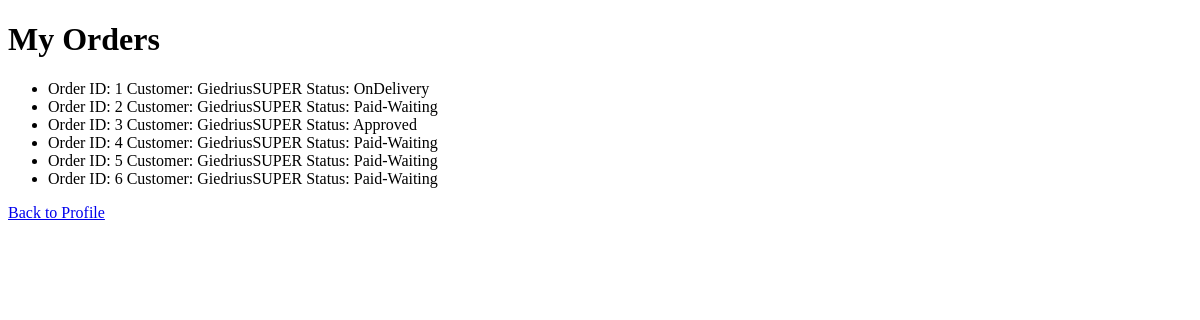
Before: /order_list/ (signed in) with the older database file.
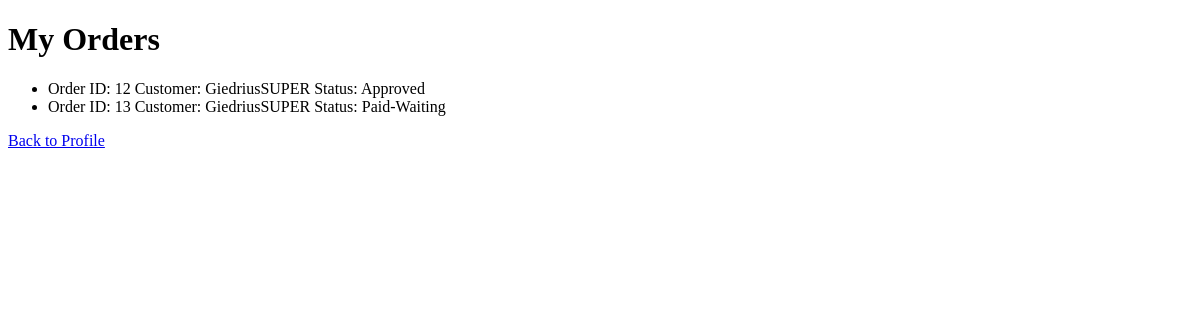
After: the same page with the newer database file.
### eshopas_app/models.py (models this page shows, shortened)
class Orders(models.Model):
    customer = models.ForeignKey(Customer, on_delete=models.CASCADE)
    status = models.ForeignKey(Status, default=1, on_delete=models.CASCADE)
    user = models.ForeignKey(settings.AUTH_USER_MODEL, null=True, on_delete=models.CASCADE)
    string = models.CharField(max_length=100)
    integer = models.IntegerField(null=True)
    date = models.DateField(auto_now_add=True)

class Customer(models.Model):
    user = models.OneToOneField(User, on_delete=models.CASCADE)
    email = models.EmailField()
    product_id = models.IntegerField()

class Status(models.Model):
    name = models.CharField(max_length=100)
    description = models.TextField(blank=True)
    STATUS_CHOICES = (
        ('Paid-Waiting', 'Paid-Waiting'),
        ('Approved', 'Approved'),
        ('OnDelivery', 'On Delivery'),
    )
    status_type = models.CharField(max_length=20, choices=STATUS_CHOICES, default='Paid-Waiting')
    def __str__(self):
        return self.status_type

### eshopas_app/views.py (the view)
# urls.py: path('order_list/', views.order_list, name='order_list'),
def order_list(request):
    try:
        customer = Customer.objects.get(user=request.user)
        user_orders = Orders.objects.filter(customer=customer)
    except Customer.DoesNotExist:
        user_orders = None
    context = {'orders': user_orders}
    return render(request, 'order_list.html', context)

### eshopas_app/templates/order_list.html (shortened to what this page needs)
<!DOCTYPE html>
<html>
<head>
</head>
<body>
    <h1>My Orders</h1>
    {% if orders %}
    <ul>
        {% for order in orders %}
            <li>
                Order ID: {{ order.id }}
                Customer: {{ order.customer.user.username }}
                Status: {{ order.status }}
            </li>
        {% endfor %}
    </ul>
    {% else %}
        <p>You have no orders yet.</p>
    {% endif %}
    <p><a href="{% url 'profile' %}">Back to Profile</a></p>
</body>
</html>

Changed rows visible on the page:
removed Orders: id "1", customer.user.username "GiedriusSUPER", status "OnDelivery"
removed Orders: id "2", customer.user.username "GiedriusSUPER", status "Paid-Waiting"
removed Orders: id "3", customer.user.username "GiedriusSUPER", status "Approved"
removed Orders: id "4", customer.user.username "GiedriusSUPER", status "Paid-Waiting"
removed Orders: id "5", customer.user.username "GiedriusSUPER", status "Paid-Waiting"
removed Orders: id "6", customer.user.username "GiedriusSUPER", status "Paid-Waiting"
added Orders: id "12", customer.user.username "GiedriusSUPER", status "Approved"
added Orders: id "13", customer.user.username "GiedriusSUPER", status "Paid-Waiting"
